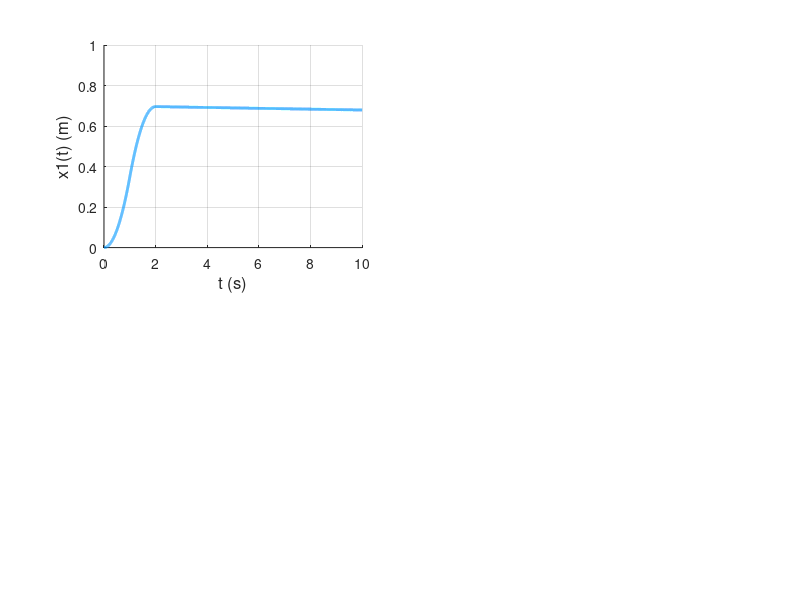

Write MATLAB code to recreate this figure. (Note: this script raises an error after producing the figure.)
clc;
close all;
clear;
%--------------------------------------------------------------------------
%    Mô phỏng chuyển động của dầm Euler - Bernoulli trong mô hình SMC
%--------------------------------------------------------------------------

% Thiết lập các thông số cho dầm
L = 1; EI = 14.97; rho_A = 2.1; % EI = 9.6 thì dao động lên được 5*10^-3
% Các vật nặng 
mw = 15; mk = 0.2; mh = 0.9; g = 9.81;

% Thiết lập thông số không gian và thời gian
n = 9; r = 10000;
tmax = 10;
delta_Y = L/(n - 1); % Bước không gian
delta_t = tmax/(r - 1); % Bước thời gian

% Khởi tạo ma trận để lưu giá trị
w = zeros(n,r);
x3 = zeros(1,r); % Độ lắc của thanh tại x2 (x3)
x2 = 2; 
wx2 = zeros(1,r);
wx2(1:3) = delta_Y;
% 
% % Lực tác động vào xe con
F1 = zeros(1,r);
F1(1:1000) = 10;
F1(1001:2000) = -10;

% % Lực tác động vào xe nâng
F2 = zeros(1,r);
F2(1:2000) = 9;

% F2(1:r)=mh*g;
% F1(1:1500)=10;
% F2(1:1500)=mh*g+10;
% F1(1501:3000)=-10;

%--------------------------------------------------------------------------
for j = 3:(r - 1)
    wyyy0 = (w(3,j) - 2*w(2,j) + w(1,j))/(2*delta_Y^3);
    S2 = (F1(j + 1) - EI*wyyy0)/mw;
    w(1,j + 1) = 2*w(1,j) - w(1,j - 1) + delta_t^2*S2; % 5b
    for i = 3:(n - 2)
        % Đạo hàm theo Y
        wyyyy = (w(i + 2,j) - 4*w(i + 1,j) + 6*w(i,j) - 4*w(i - 1,j) + w(i - 2,j));
        S1 = (-EI/(rho_A*delta_Y^4))*wyyyy; 
        S4 = (-EI/(mh*delta_Y^3))*wyyyy;
        w(i,j + 1) = 2*w(i,j) - w(i,j - 1) + delta_t^2*S1; % 5a

        % Chuyển động của xe nâng
        dx3dt_2 = (x3(j + 1) - 2*x3(j) + x3(j - 1))/(2*delta_t^2);
        wyx2 = (w(x2 + 1,j - 1) - w(x2 - 1,j - 1))/(2*delta_Y^2);
        wx2(j + 1) = 2*wx2(j) - wx2(j - 1) + (F2(j + 1) - mh*g - mh*dx3dt_2*wyx2)/mh*delta_t^2; % 5c

        % Cập nhật vị trí x2
        if wx2(j + 1) < delta_Y
            x2 = 2;
            wx2(j + 1) = delta_Y;
        elseif wx2(j + 1) > L - delta_Y
            x2 = n - 1;
            wx2(j + 1) = L - delta_Y;
        else
            x2 = ceil(wx2(j + 1)/delta_Y);
        end

        % Độ lắc của thanh
        if wx2(j + 1) ~= x2*delta_Y
            w(i,j + 1) = 2*w(i,j) - w(i,j - 1) + delta_t^2*S1; % 5a
            x3(j + 1) = w(i,j + 1) - w(1,j + 1);
        else
            w(i,j + 1) = 2*w(i,j) - w(i,j - 1) + delta_t^2*S4; % 5d
            x3(j + 1) = w(i,j + 1) - w(1,j + 1);
        end
    end
    wyyyl = (-2*w(n,j) + 3*w(n - 1,j) - w(n - 2,j))/(2*delta_Y^3);
    S3 = (EI/mk)*wyyyl;
    w(2,j + 1) = w(1,j + 1);
    w(n,j + 1) = 2*w(n,j) - w(n,j - 1) + delta_t^2*S3; % 5e
    w(n - 1,j + 1) = (w(n,j + 1) + w(n - 2,j + 1))/2;
end
%--------------------------------------------------------------------------

% Khởi tạo giá trị để mô phỏng
t_tr = 0:delta_t:tmax;

% Vẽ đồ thị
figure(1);
subplot(2,2,1);
grid on;
hold on;
plot(t_tr,w(1,:),'Color',[0.07,0.62,1.00],'LineWidth',2);
% title({'Vị trí của xe con'});
ylabel('x1(t) (m)','FontSize',12);
xlabel('t (s)','FontSize',12);
axis([0 10 0 1]);
p1 = plot(1,0.3483,'o','MarkerSize',5,'MarkerEdgeColor','black','LineWidth',1.5,'MarkerIndices',1);
p2 = plot(2,0.6960,'o','MarkerSize',5,'MarkerEdgeColor','black','LineWidth',1.5,'MarkerIndices',1);
p3 = plot(10,0.6792,'o','MarkerSize',5,'MarkerEdgeColor','black','LineWidth',1.5,'MarkerIndices',1);

subplot(2,2,2);
grid on;
hold on;
plot(t_tr,w(n,:) - w(1,:),'Color',[0.07,0.62,1.00],'LineWidth',2); 
% Vị trí tương đối của mk so với xe con
% title({'Độ lắc đỉnh thanh'});
ylabel('x4(t) (m)','FontSize',12);
xlabel('t (s)','FontSize',12);
axis([0 10 -3.5*10^-3 3.5*10^-3]);

subplot(2,2,3);
grid on;
hold on;
plot(t_tr,wx2,'Color',[1 0.5 0],'LineWidth',2);
% title({'Vị trí xe nâng'});
ylabel('x2(t) (m)','FontSize',12);
xlabel('t (s)','FontSize',12);
p11 = plot(1.462,0.875,'o','MarkerSize',5,'MarkerEdgeColor','black','LineWidth',1.5,'MarkerIndices',1);
p21 = plot(2.431,0.125,'o','MarkerSize',5,'MarkerEdgeColor','black','LineWidth',1.5,'MarkerIndices',1);
axis([0 10 0 1]);

subplot(2,2,4);
grid on;
hold on;
plot(t_tr,x3,'Color',[1 0.5 0],'LineWidth',2);
% title({'Độ lắc xe nâng'});
ylabel('x3(t) (m)','FontSize',12);
xlabel('t (s)','FontSize',12);
axis([0 10 -3.5*10^-3 3.5*10^-3]);

% Dao động cả thanh
figure('Position', [100 100 600 400]);
xc = w - w(1,:);
xc1 = xc';
[X, Y] = meshgrid(0:delta_t:tmax,0:delta_Y:L);
meshc(Y, X, xc);
ylabel('t (s)');
xlabel('Y (m)');
zlabel('w(Y,t) (m)');
view(65,10);
axis([0 1 0 10 -3.5*10^-3 3.5*10^-3]);
yticks([0 2 4 6 8 10]);
